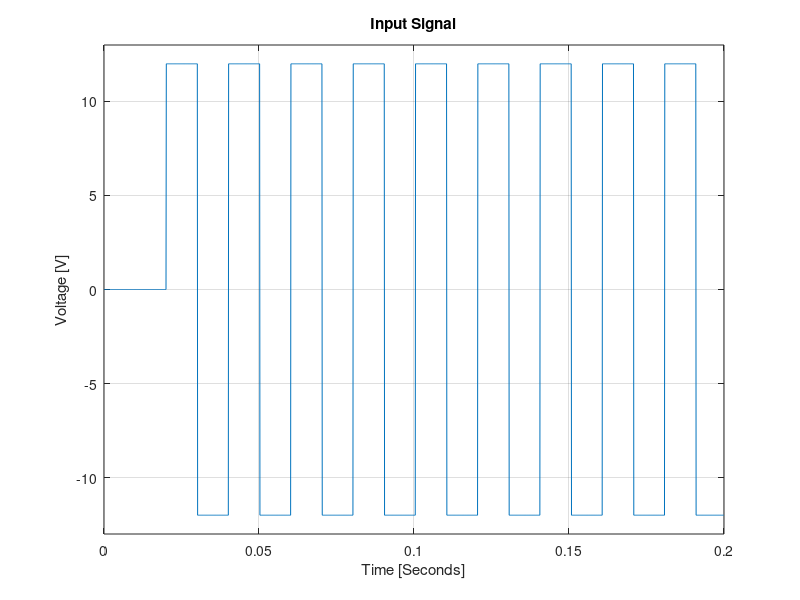
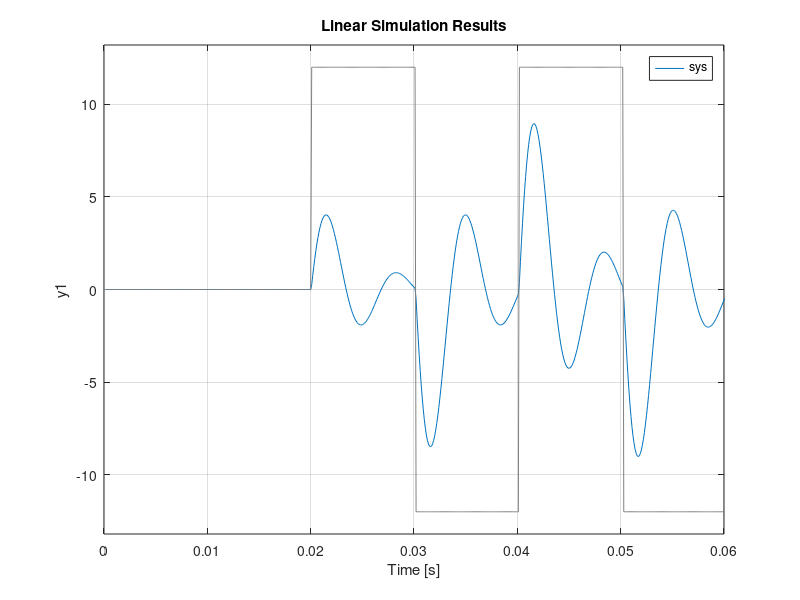

Source code (MATLAB) for these figures, in order: (Note: this script raises an error after producing the figures.)
%% Sistemas de Control II - FCEFyN (UNC)
%
% Asignar valores a R= 220Ohm, L= 500mHy, y C= 2,2uF. Obtener simulaciones 
% que permitan estudiar la dinámica del sistema, con una entrada de tensión 
% escalón de 12V, que cada 10ms cambia de signo.
%%

clc; clear all;
close all;

%%
% State variables representation of the system.
% [xp] = A*[x] + B*[u]
% [y]  = C*[x] + D*[u]
%%

R= 220;
L= 500e-3;
C= 2.2e-6;

% Operation point.
Il(1)  = 0;
Vcl(1) = 0;
y(1)   = 0;

Xop    = [0 0]';
x      = [Il(1) Vcl(1)]';

% State variables.
A= [-R/L -1/L; 1/C 0];   % State matrix
B= [1/L; 0];             % Input matrix
c= [R 0];                % Output matrix
D= 0;                    % Direct transmission matrix

% Function state space model
sys= ss(A, B, c, D);

[num, den]= ss2tf(A, B, c, D);
G= tf(num, den)

% Obtain poles.
poles= pole(G)
damp(G)
[wn, zeta]= damp(G);
wn(1);
zeta(1);
% Analysis of zeta
% zeta= 0.2310 
% 0<zeta<1 underdamped temporal response.

% Calculate damped angular frequency (\omega_{d}).
wd= wn(1)*sqrt(1-(zeta(1)^2))
%wd= 927.7343 rad/seg.

% Calculate natural period Tn.
Tn= (2*pi)/wd;

% Integration time. 
tint= 10*Tn

% Simulation time.
%tsim= 3*log(0.05)/(real(poles(1)))
tsim= 10000;
% Three times of time which exp(lambda2*t) reachs 5%.

h= tsim/tint;

%%%%%% Input signal %%%%%%%%%%%%%%%%%%%%%%%%%%%%
% tiempo de integración
h= 0.0001;  % 0.1ms de paso

t= 0: h: 0.1999;    % Vector de tiempo de 0 a 200ms con paso de 0.1ms 
                   % (definido por h). Se tienen 2000 posiciones.
u= zeros(size(t));
variable= 0; % Cuenta 10ms/h= 100 pasos
             % Se cambia de estado cada 10ms

for i = 1:length(t)
    
    if t(i) <= 0.02
        u(i)= 0; %primeros 20ms vale cero
    elseif t(i) > 0.02 && variable<=(0.01/h)  % Realiza 100 pasos= 10ms.
        u(i) = 12;
        variable=variable+1;
    elseif t(i) > 0.02 && variable>(0.01/h)
        u(i) = -12;
        variable=variable+1;
    end
    
    if variable>(2*(0.01/h)) % Reset
        variable=0;
    end
end

figure(1);
plot(t, u);
grid on;
%xlim([0, 0.02]);
ylim([-13, 13]);
xlabel('Time [Seconds]');
ylabel('Voltage [V]');
title('Input Signal');


%%%% State-Space Model Simulation %%%%%%%%%%%%%%%%%
figure(2);
lsim(sys, u, t);
xlim([0, 0.06])
z= lsim(sys, u, t);
%size(z)
%size(t')
data= [t', z];
grid on;

%%%%% Generate .csv file %%%%%%%%%%%%%%%%%%%%
%csvwrite('simulation1.csv', data);
filename= 'Generated Data/simulation1.csv';

headers= {'Time [Seconds]', 'Amplitude [V]'};
fi= fopen(filename, 'w');
fprintf(fi, '%s,%s\n', headers{:});
fclose(fi);
writematrix(data, filename, 'WriteMode', 'append');